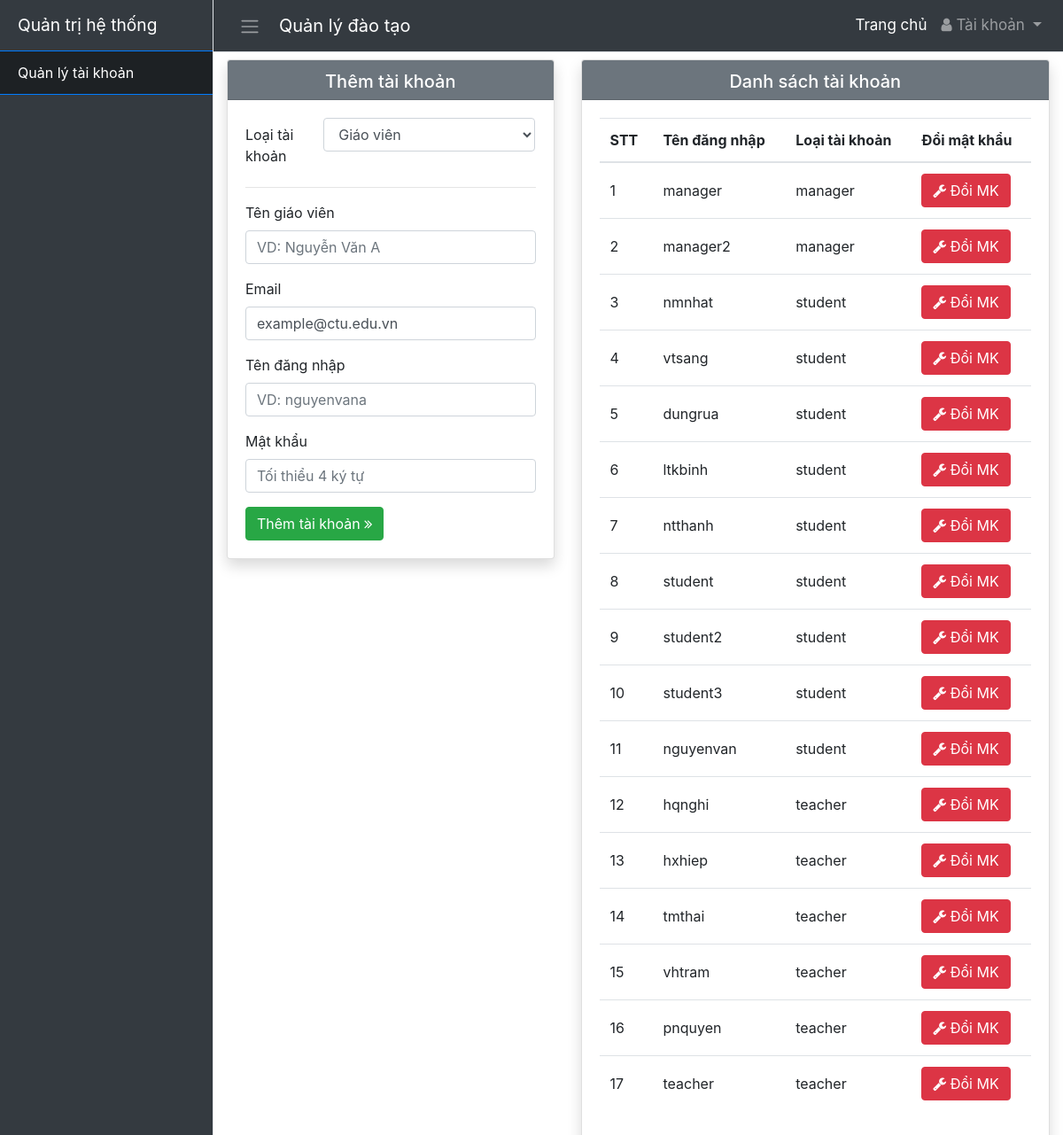
Page /views/admin (signed in) on the earlier database version.
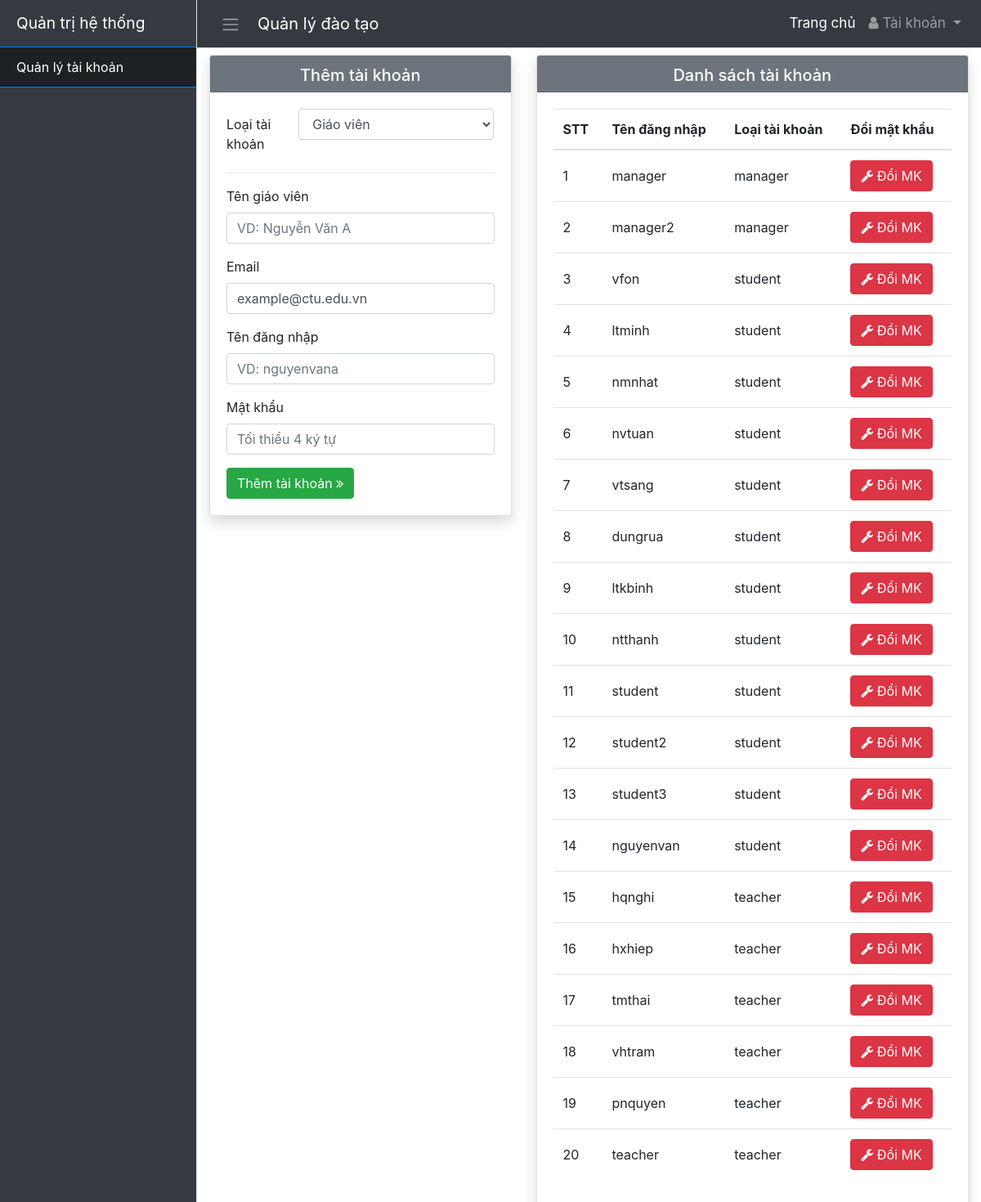
Same page on the later database version.
### tables this page shows
CREATE TABLE `accounts` (
  `id` int(11) NOT NULL,
  `username` varchar(50) NOT NULL,
  `password` varchar(200) DEFAULT NULL,
  `role` varchar(50) DEFAULT 'student'
);

### php/account/admin_get_all.php (the view)
<?php
	if (isset($_SESSION['logged_role']) && $_SESSION['logged_role'] == 'admin') {
		require_once '../../php/connection.php';
		$sql = "SELECT * FROM accounts WHERE role != 'admin' ORDER BY role";
		$result = $conn->query($sql);
		$i = 1;
		while ($row = $result->fetch_assoc()) {
			echo
			'<tr>
				<td>'.$i++.'</td>
				<td>'.$row['username'].'</td>
				<td>'.$row['role'].'</td>
				<td>
					<button data-toggle="modal" data-target="#modal-change-password"
						onclick="passIdToModal('.$row['id'].')" type="button" class="btn btn-danger"
					>
						<i class="fa fa-wrench" aria-hidden="true"></i> Đổi MK
					</button>
				</td>
			</tr>';
		}
	}
?>

### views/template/header.php (shortened to what this page needs)
<!DOCTYPE html>
<html lang="en">
<head>
	<link rel="stylesheet" href="https://maxcdn.bootstrapcdn.com/bootstrap/4.3.1/css/bootstrap.min.css">
	<link rel="stylesheet" href="https://stackpath.bootstrapcdn.com/font-awesome/4.7.0/css/font-awesome.min.css">
	<link rel="stylesheet" href="/assets/css/sidebar.css">
	<link rel="stylesheet" href="/assets/css/main.css">
</head>
<body>
	<div class="d-flex" id="wrapper">
		<?php
			switch (basename(getcwd())) {
				case 'admin':
					include 'sidebar/admin.php';
					break;
			}
		?>
		<div id="page-content-wrapper">
			<nav class="navbar navbar-expand-lg navbar-dark bg-dark border-bottom"  style="font-size: 17px">
				<button class="btn btn-dark" id="menu-toggle"><span class="navbar-toggler-icon"></span></button>
				<a class="navbar-brand ml-2" href="/">Quản lý đào tạo</a>
				<ul class="navbar-nav ml-auto mt-2 mt-lg-0">
					<li class="nav-item active">
						<a class="nav-link" href="/">Trang chủ</a>
					</li>
					<li class="nav-item dropdown">
						<a class="nav-link dropdown-toggle" href="#" id="navbarDropdown" role="button" data-toggle="dropdown" aria-haspopup="true" aria-expanded="false">
							<i class="fa fa-user"></i> Tài khoản
						</a>
					</li>
				</ul>
			</nav>

### views/template/sidebar/admin.php (shortened to what this page needs)
<div class="bg-dark border-right" id="sidebar-wrapper">
	<div class="sidebar-heading">Quản trị hệ thống</div>
	<div class="list-group list-group-flush">
		<a href="/views/admin" class="list-group-item list-group-item-action bg-dark active">
			Quản lý tài khoản
		</a>
		<a href="#" class="list-group-item list-group-item-action bg-dark"></a>
	</div>
</div>

### views/admin/index.php (shortened to what this page needs)
<?php include '../template/header.php'; ?>
<div class="container-fluid pt-2">
	<div class="row">
		<div class="col-5">
			<div class="card shadow">
				<div class="card-header bg-secondary text-white pb-0 text-center">
					<h5>Thêm tài khoản</h5>
				</div>
				<div class="card-body">
					<form action="/php/teacher/create.php" method="POST">
						<div class="form-group row">
							<label class="col-4 col-form-label">Loại tài khoản</label>
							<div class="col-sm-8 p-0 ml-n3">
								<select class="form-control" name="acc-role" id="sel-acc-role" autofocus>
									<option value="teacher">Giáo viên</option>
								</select>
							</div>
						</div>
						<hr>
						<fieldset class="form-group" id="inp-name">
							<label>Tên giáo viên</label>
							<input class="form-control" id="inp-teacher" type="text" name="name" placeholder="VD: Nguyễn Văn A">
						</fieldset>
						<fieldset class="form-group" id="inp-email">
							<label>Email</label>
							<input class="form-control" type="text" name="email" value="example@ctu.edu.vn"
								id="inp"
							>
						</fieldset>
						<fieldset class="form-group">
							<label>Tên đăng nhập</label>
							<input class="form-control" id="inp-user" type="text" name="username" placeholder="VD: nguyenvana">
						</fieldset>
						<fieldset class="form-group">
							<label>Mật khẩu</label>
							<input class="form-control" type="password" name="pass" placeholder="Tối thiểu 4 ký tự" minlength="4">
						</fieldset>
						<button class="btn btn-success" type="submit">
							Thêm tài khoản <i class="fa fa-angle-double-right"></i>
						</button>
					</form>
				</div>
			</div>
		</div>
		<div class="col-7">
			<div class="card shadow">
				<div class="card-header bg-secondary text-white pb-0 text-center">
					<h5>Danh sách tài khoản</h5>
				</div>
				<div class="card-body">
					<table class="table table-inverse">
						<thead>
							<tr>
								<th>STT</th>
								<th>Tên đăng nhập</th>
								<th>Loại tài khoản</th>
								<th>Đổi mật khẩu</th>
							</tr>
						</thead>
						<tbody>
							<?php include '../../php/account/admin_get_all.php'; ?>
						</tbody>
					</table>
				</div>
			</div>
		</div>
	</div>
</div>
<?php include '../template/footer.php'; ?>

### views/template/footer.php (shortened to what this page needs)
		</div>
	</div>
</body>
</html>

### assets/css/sidebar.css (style rules this page uses)
body { overflow-x: hidden; }
#sidebar-wrapper { min-height: 100vh; margin-left: -15rem; -webkit-transition: margin .25s ease-out; -moz-transition: margin .25s ease-out; -o-transition: margin .25s ease-out; transition: margin .25s ease-out; }
#sidebar-wrapper .sidebar-heading { padding: 0.875rem 1.25rem; font-size: 1.2rem; color: #fff; }
#sidebar-wrapper .list-group { width: 15rem; }
#sidebar-wrapper a { color: #fff !important; }
#sidebar-wrapper .active { background-color: #1D2124 !important; }
#page-content-wrapper { min-width: 100vw; }
@media (min-width: 768px) { #sidebar-wrapper { margin-left: 0; } }
@media (min-width: 768px) { #page-content-wrapper { min-width: 0; width: 100%; } }

### assets/css/main.css (style rules this page uses)
* { margin: 0; padding: 0; box-sizing: border-box; }
body, html { height: 100%; }
.table > tbody > tr > td { vertical-align: middle; }

### views/template/header.php (style rules this page uses)
.table > tbody > tr > td { vertical-align: middle; }

Differences in the rows shown:
added accounts: username "vfon", role "student"
added accounts: username "ltminh", role "student"
added accounts: username "nvtuan", role "student"
